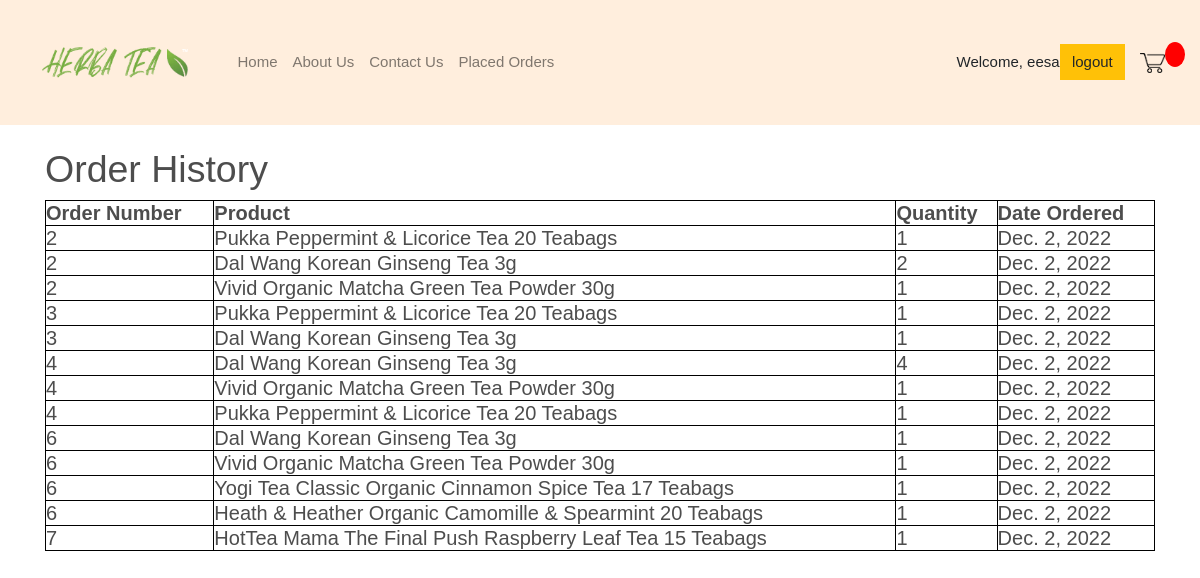
Screenshot of /placedorder/ (signed in) with the database file from the repository.
### store/models.py (models this page shows, shortened)
class OrderItem(models.Model):
	product = models.ForeignKey(Product, on_delete=models.SET_NULL, blank=True, null=True)
	order = models.ForeignKey(Order, on_delete=models.SET_NULL, blank=True, null=True)
	quantity = models.IntegerField(default=0, null=True, blank=True)
	date_added = models.DateField(default=date.today())

class Order(models.Model):
	customer = models.ForeignKey(Customer, on_delete=models.SET_NULL, null=True, blank=True)
	date_ordered = models.DateField(default=date.today())
	complete = models.BooleanField(default=False, null=True, blank=True)
	transaction_id = models.CharField(max_length=100, null=True)
	def __str__(self):
		return str(self.id)

class Product(models.Model):
	name = models.CharField(max_length=200, null=True)
	price = models.FloatField()
	image = models.ImageField (null=True, blank=True)
	def __str__(self):
		return self.name

### store/views.py (the view)
# urls.py: path('placedorder/', views.placedorder, name="placedorder"),
@login_required(login_url='login')
def placedorder(request):
    allItems = OrderItem.objects.all()
    context = {'order_items':allItems}
    return render(request, 'store/placedorder.html', context)

### store/templates/store/placedorder.html (shortened to what this page needs)
{% extends "store/base.html" %}
{% load static %}
{% block content %}
<head>
   <link rel="stylesheet" href="{% static 'css/style.css' %}">
</head>
<h1> Order History <h1>
	<table>
		<thead>
		<tr>
			<th>Order Number</th>
			<th>Product</th>
			<th>Quantity</th>
			<th>Date Ordered</th>
		</tr>
		</thead>
		<tbody>
			{% for orders in order_items %}
			<tr>
				<td> {{ orders.order }} </td>
				<td> {{ orders.product }} </td>
				<td> {{ orders.quantity }} </td>
				<td> {{ orders.date_added }} </td>
			</tr>
			{% endfor %}
		</tbody>
	</table>
{% endblock content %}

### store/templates/store/base.html (shortened to what this page needs)
<!DOCTYPE html>
{% load static %}
<html lang="en">
  <head>
    <link
      rel="stylesheet"
      href="https://stackpath.bootstrapcdn.com/bootstrap/4.4.1/css/bootstrap.min.css"
    />
    <link rel="stylesheet" type="text/css" href="{% static 'css/main.css' %}" />
  </head>
  <header>
    <nav class="navbar navbar-expand-lg navbar-light bg-dark">
      <a class="navbar-brand" href="{% url 'products' %}"
        ><img id="home-icon" src="{% static 'images/logo1.png' %}"
      /></a>
      <div class="collapse navbar-collapse" id="navbarSupportedContent">
        <ul class="navbar-nav mr-auto">
          <li class="nav-item">
            <a class="nav-link" href="{% url 'products' %}">Home</a>
          </li>
          <li class="nav-item">
            <a class="nav-link" href="{% url 'about' %}">About Us</a>
          </li>
          <li class="nav-item">
            <a class="nav-link" href="{% url 'contact' %}">Contact Us</a>
          </li>
          {% if request.user.is_authenticated %}
          <li class="nav-item">
            <a class="nav-link" href="{% url 'placedorder' %}">Placed Orders</a>
          </li>
          {% endif %}
        </ul>
        <div class="form-inline my-2 my-lg-0">
           {% if request.user.is_authenticated %}
          <span id="hello-msg"> Welcome, {{request.user}} </span>
          <a href="{% url 'logout' %}" class="btn btn-warning">logout</a>
          {% endif %}
          <a href="{% url 'cart' %}">
            <img id="cart-icon" src="{% static 'images/basket.png' %}" />
          </a>
          <p id="cart-total">{{cartItems}}</p>
        </div>
      </div>
    </nav>
  </header>
  <body>
    <div class="container">
      <br />
      {% block content %} {% endblock content %}
    </div>
  </body>
</html>

### static/CSS/main.css (style rules this page uses)
body { background-color: #FFEEDD; }
h1, h2, h3, h4, h5, h6 { color: hsl(0, 0%, 30%); }
.bg-dark { background-color: #FFEEDD !important; }
#home-icon { width: 200px; display: inline-block; }
#cart-icon { width: 25px; display: inline-block; margin-left: 15px; }
#cart-total { display: block; text-align: center; color: #fff; background-color: red; width: 20px; height: 25px; border-radius: 50%; font-size: 14px; }
.btn { border-radius: 0; }
* { margin: 0; padding: 0; box-sizing: border-box; }
html { font-size: 15px; }
p { font-size: medium; color: black; line-height: 2rem; margin-bottom: 1rem; }

### static/CSS/style.css (style rules this page uses)
body { margin: 0; padding: 0; font-family: Arial; background: url(static/images/tea-background.jpg); background-size: 1800px; }

### store/templates/store/placedorder.html (style rules this page uses)
table { width:100%; height:10%; }
table, th, td { border:1px solid black; }
th, td { font-size: 20px; }

### rows the page displays
OrderItem: order "2", product "Pukka Peppermint & Licorice Tea 20 Teabags", quantity "1", date_added "Dec. 2, 2022"
OrderItem: order "2", product "Dal Wang Korean Ginseng Tea 3g", quantity "2", date_added "Dec. 2, 2022"
OrderItem: order "2", product "Vivid Organic Matcha Green Tea Powder 30g", quantity "1", date_added "Dec. 2, 2022"
OrderItem: order "3", product "Pukka Peppermint & Licorice Tea 20 Teabags", quantity "1", date_added "Dec. 2, 2022"
OrderItem: order "3", product "Dal Wang Korean Ginseng Tea 3g", quantity "1", date_added "Dec. 2, 2022"
OrderItem: order "4", product "Dal Wang Korean Ginseng Tea 3g", quantity "4", date_added "Dec. 2, 2022"
OrderItem: order "4", product "Vivid Organic Matcha Green Tea Powder 30g", quantity "1", date_added "Dec. 2, 2022"
OrderItem: order "4", product "Pukka Peppermint & Licorice Tea 20 Teabags", quantity "1", date_added "Dec. 2, 2022"
OrderItem: order "6", product "Dal Wang Korean Ginseng Tea 3g", quantity "1", date_added "Dec. 2, 2022"
OrderItem: order "6", product "Vivid Organic Matcha Green Tea Powder 30g", quantity "1", date_added "Dec. 2, 2022"
OrderItem: order "6", product "Yogi Tea Classic Organic Cinnamon Spice Tea 17 Teabags", quantity "1", date_added "Dec. 2, 2022"
OrderItem: order "6", product "Heath & Heather Organic Camomille & Spearmint 20 Teabags", quantity "1", date_added "Dec. 2, 2022"
OrderItem: order "7", product "HotTea Mama The Final Push Raspberry Leaf Tea 15 Teabags", quantity "1", date_added "Dec. 2, 2022"

### other values shown
{{ request.user }} "eesa"
